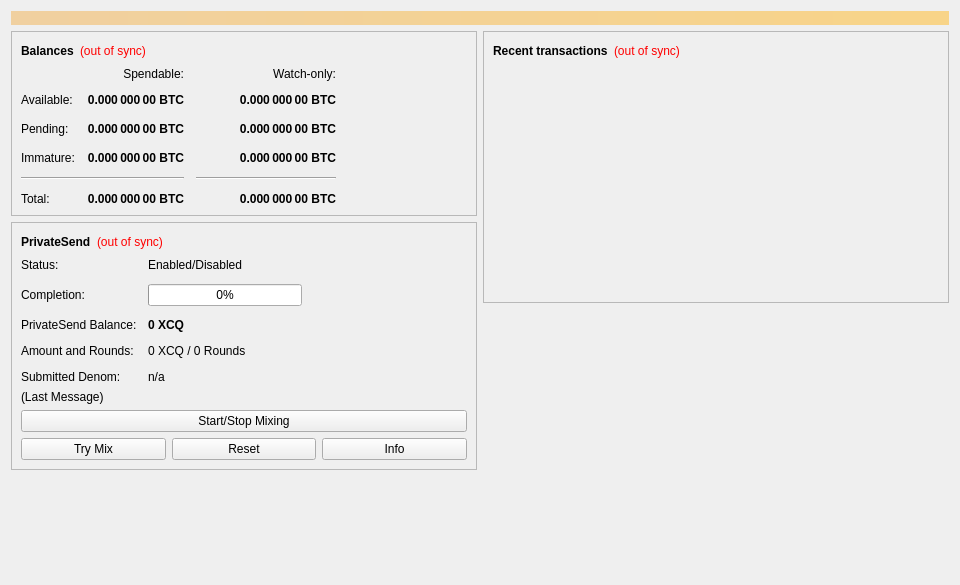
<?xml version="1.0" encoding="UTF-8"?>
<ui version="4.0">
 <class>OverviewPage</class>
 <widget class="QWidget" name="OverviewPage">
  <property name="geometry">
   <rect>
    <x>0</x>
    <y>0</y>
    <width>960</width>
    <height>585</height>
   </rect>
  </property>
  <property name="minimumSize">
   <size>
    <width>960</width>
    <height>0</height>
   </size>
  </property>
  <property name="windowTitle">
   <string>Form</string>
  </property>
  <layout class="QVBoxLayout" name="topLayout">
   <item>
    <widget class="QLabel" name="labelAlerts">
     <property name="visible">
      <bool>false</bool>
     </property>
     <property name="styleSheet">
      <string notr="true">QLabel { background-color: qlineargradient(x1: 0, y1: 0, x2: 1, y2: 0, stop:0 #F0D0A0, stop:1 #F8D488); color:#000000; }</string>
     </property>
     <property name="wordWrap">
      <bool>true</bool>
     </property>
     <property name="margin">
      <number>3</number>
     </property>
     <property name="textInteractionFlags">
      <set>Qt::TextSelectableByMouse</set>
     </property>
    </widget>
   </item>
   <item>
    <layout class="QHBoxLayout" name="horizontalLayout" stretch="1,1">
     <item>
      <layout class="QVBoxLayout" name="verticalLayout_2">
       <item>
        <widget class="QFrame" name="frame">
         <property name="frameShape">
          <enum>QFrame::StyledPanel</enum>
         </property>
         <property name="frameShadow">
          <enum>QFrame::Raised</enum>
         </property>
         <layout class="QVBoxLayout" name="verticalLayout_4">
          <item>
           <layout class="QHBoxLayout" name="horizontalLayout_4">
            <item>
             <widget class="QLabel" name="label_5">
              <property name="font">
               <font>
                <weight>75</weight>
                <bold>true</bold>
               </font>
              </property>
              <property name="text">
               <string>Balances</string>
              </property>
             </widget>
            </item>
            <item>
             <widget class="QLabel" name="labelWalletStatus">
              <property name="toolTip">
               <string>The displayed information may be out of date. Your wallet automatically synchronizes with the ExecuteCoin network after a connection is established, but this process has not completed yet.</string>
              </property>
              <property name="styleSheet">
               <string notr="true">QLabel { color: red; }</string>
              </property>
              <property name="text">
               <string notr="true">(out of sync)</string>
              </property>
              <property name="alignment">
               <set>Qt::AlignLeading|Qt::AlignLeft|Qt::AlignVCenter</set>
              </property>
             </widget>
            </item>
            <item>
             <spacer name="horizontalSpacer_3">
              <property name="orientation">
               <enum>Qt::Horizontal</enum>
              </property>
              <property name="sizeHint" stdset="0">
               <size>
                <width>40</width>
                <height>20</height>
               </size>
              </property>
             </spacer>
            </item>
           </layout>
          </item>
          <item>
           <layout class="QGridLayout" name="gridLayout">
            <property name="spacing">
             <number>12</number>
            </property>
            <item row="2" column="2">
             <widget class="QLabel" name="labelWatchPending">
              <property name="font">
               <font>
                <weight>75</weight>
                <bold>true</bold>
               </font>
              </property>
              <property name="cursor">
               <cursorShape>IBeamCursor</cursorShape>
              </property>
              <property name="toolTip">
               <string>Unconfirmed transactions to watch-only addresses</string>
              </property>
              <property name="text">
               <string notr="true">0.000 000 00 BTC</string>
              </property>
              <property name="alignment">
               <set>Qt::AlignRight|Qt::AlignTrailing|Qt::AlignVCenter</set>
              </property>
              <property name="textInteractionFlags">
               <set>Qt::LinksAccessibleByMouse|Qt::TextSelectableByKeyboard|Qt::TextSelectableByMouse</set>
              </property>
             </widget>
            </item>
            <item row="2" column="1">
             <widget class="QLabel" name="labelUnconfirmed">
              <property name="font">
               <font>
                <weight>75</weight>
                <bold>true</bold>
               </font>
              </property>
              <property name="cursor">
               <cursorShape>IBeamCursor</cursorShape>
              </property>
              <property name="toolTip">
               <string>Total of transactions that have yet to be confirmed, and do not yet count toward the spendable balance</string>
              </property>
              <property name="text">
               <string notr="true">0.000 000 00 BTC</string>
              </property>
              <property name="alignment">
               <set>Qt::AlignRight|Qt::AlignTrailing|Qt::AlignVCenter</set>
              </property>
              <property name="textInteractionFlags">
               <set>Qt::LinksAccessibleByMouse|Qt::TextSelectableByKeyboard|Qt::TextSelectableByMouse</set>
              </property>
             </widget>
            </item>
            <item row="3" column="2">
             <widget class="QLabel" name="labelWatchImmature">
              <property name="font">
               <font>
                <weight>75</weight>
                <bold>true</bold>
               </font>
              </property>
              <property name="cursor">
               <cursorShape>IBeamCursor</cursorShape>
              </property>
              <property name="toolTip">
               <string>Mined balance in watch-only addresses that has not yet matured</string>
              </property>
              <property name="text">
               <string notr="true">0.000 000 00 BTC</string>
              </property>
              <property name="alignment">
               <set>Qt::AlignRight|Qt::AlignTrailing|Qt::AlignVCenter</set>
              </property>
              <property name="textInteractionFlags">
               <set>Qt::LinksAccessibleByMouse|Qt::TextSelectableByKeyboard|Qt::TextSelectableByMouse</set>
              </property>
             </widget>
            </item>
            <item row="4" column="0" colspan="2">
             <widget class="Line" name="lineSpendableBalance">
              <property name="orientation">
               <enum>Qt::Horizontal</enum>
              </property>
             </widget>
            </item>
            <item row="4" column="2">
             <widget class="Line" name="lineWatchBalance">
              <property name="sizePolicy">
               <sizepolicy hsizetype="Preferred" vsizetype="Fixed">
                <horstretch>0</horstretch>
                <verstretch>0</verstretch>
               </sizepolicy>
              </property>
              <property name="minimumSize">
               <size>
                <width>140</width>
                <height>0</height>
               </size>
              </property>
              <property name="orientation">
               <enum>Qt::Horizontal</enum>
              </property>
             </widget>
            </item>
            <item row="5" column="0">
             <widget class="QLabel" name="labelTotalText">
              <property name="text">
               <string>Total:</string>
              </property>
             </widget>
            </item>
            <item row="3" column="1">
             <widget class="QLabel" name="labelImmature">
              <property name="font">
               <font>
                <weight>75</weight>
                <bold>true</bold>
               </font>
              </property>
              <property name="cursor">
               <cursorShape>IBeamCursor</cursorShape>
              </property>
              <property name="toolTip">
               <string>Mined balance that has not yet matured</string>
              </property>
              <property name="text">
               <string notr="true">0.000 000 00 BTC</string>
              </property>
              <property name="alignment">
               <set>Qt::AlignRight|Qt::AlignTrailing|Qt::AlignVCenter</set>
              </property>
              <property name="textInteractionFlags">
               <set>Qt::LinksAccessibleByMouse|Qt::TextSelectableByKeyboard|Qt::TextSelectableByMouse</set>
              </property>
             </widget>
            </item>
            <item row="2" column="3">
             <spacer name="horizontalSpacer_2">
              <property name="orientation">
               <enum>Qt::Horizontal</enum>
              </property>
              <property name="sizeHint" stdset="0">
               <size>
                <width>40</width>
                <height>20</height>
               </size>
              </property>
             </spacer>
            </item>
            <item row="3" column="0">
             <widget class="QLabel" name="labelImmatureText">
              <property name="text">
               <string>Immature:</string>
              </property>
             </widget>
            </item>
            <item row="5" column="1">
             <widget class="QLabel" name="labelTotal">
              <property name="font">
               <font>
                <weight>75</weight>
                <bold>true</bold>
               </font>
              </property>
              <property name="cursor">
               <cursorShape>IBeamCursor</cursorShape>
              </property>
              <property name="toolTip">
               <string>Your current total balance</string>
              </property>
              <property name="text">
               <string notr="true">0.000 000 00 BTC</string>
              </property>
              <property name="alignment">
               <set>Qt::AlignRight|Qt::AlignTrailing|Qt::AlignVCenter</set>
              </property>
              <property name="textInteractionFlags">
               <set>Qt::LinksAccessibleByMouse|Qt::TextSelectableByKeyboard|Qt::TextSelectableByMouse</set>
              </property>
             </widget>
            </item>
            <item row="5" column="2">
             <widget class="QLabel" name="labelWatchTotal">
              <property name="font">
               <font>
                <weight>75</weight>
                <bold>true</bold>
               </font>
              </property>
              <property name="cursor">
               <cursorShape>IBeamCursor</cursorShape>
              </property>
              <property name="toolTip">
               <string>Current total balance in watch-only addresses</string>
              </property>
              <property name="text">
               <string notr="true">0.000 000 00 BTC</string>
              </property>
              <property name="alignment">
               <set>Qt::AlignRight|Qt::AlignTrailing|Qt::AlignVCenter</set>
              </property>
              <property name="textInteractionFlags">
               <set>Qt::LinksAccessibleByMouse|Qt::TextSelectableByKeyboard|Qt::TextSelectableByMouse</set>
              </property>
             </widget>
            </item>
            <item row="0" column="2">
             <widget class="QLabel" name="labelWatchonly">
              <property name="text">
               <string>Watch-only:</string>
              </property>
              <property name="alignment">
               <set>Qt::AlignRight|Qt::AlignTrailing|Qt::AlignVCenter</set>
              </property>
             </widget>
            </item>
            <item row="1" column="0">
             <widget class="QLabel" name="labelBalanceText">
              <property name="text">
               <string>Available:</string>
              </property>
             </widget>
            </item>
            <item row="1" column="1">
             <widget class="QLabel" name="labelBalance">
              <property name="font">
               <font>
                <weight>75</weight>
                <bold>true</bold>
               </font>
              </property>
              <property name="cursor">
               <cursorShape>IBeamCursor</cursorShape>
              </property>
              <property name="toolTip">
               <string>Your current spendable balance</string>
              </property>
              <property name="text">
               <string notr="true">0.000 000 00 BTC</string>
              </property>
              <property name="alignment">
               <set>Qt::AlignRight|Qt::AlignTrailing|Qt::AlignVCenter</set>
              </property>
              <property name="textInteractionFlags">
               <set>Qt::LinksAccessibleByMouse|Qt::TextSelectableByKeyboard|Qt::TextSelectableByMouse</set>
              </property>
             </widget>
            </item>
            <item row="1" column="2">
             <widget class="QLabel" name="labelWatchAvailable">
              <property name="font">
               <font>
                <weight>75</weight>
                <bold>true</bold>
               </font>
              </property>
              <property name="cursor">
               <cursorShape>IBeamCursor</cursorShape>
              </property>
              <property name="toolTip">
               <string>Your current balance in watch-only addresses</string>
              </property>
              <property name="text">
               <string notr="true">0.000 000 00 BTC</string>
              </property>
              <property name="alignment">
               <set>Qt::AlignRight|Qt::AlignTrailing|Qt::AlignVCenter</set>
              </property>
              <property name="textInteractionFlags">
               <set>Qt::LinksAccessibleByMouse|Qt::TextSelectableByKeyboard|Qt::TextSelectableByMouse</set>
              </property>
             </widget>
            </item>
            <item row="2" column="0">
             <widget class="QLabel" name="labelPendingText">
              <property name="text">
               <string>Pending:</string>
              </property>
             </widget>
            </item>
            <item row="0" column="1">
             <widget class="QLabel" name="labelSpendable">
              <property name="text">
               <string>Spendable:</string>
              </property>
              <property name="alignment">
               <set>Qt::AlignRight|Qt::AlignTrailing|Qt::AlignVCenter</set>
              </property>
             </widget>
            </item>
           </layout>
          </item>
         </layout>
        </widget>
       </item>
       <item>
        <widget class="QFrame" name="framePrivateSend">
         <property name="layoutDirection">
          <enum>Qt::LeftToRight</enum>
         </property>
         <property name="frameShape">
          <enum>QFrame::StyledPanel</enum>
         </property>
         <property name="frameShadow">
          <enum>QFrame::Raised</enum>
         </property>
         <layout class="QVBoxLayout" name="VerticalLayout_PS1">
          <item>
           <layout class="QHBoxLayout" name="horizontalLayout_5">
            <item>
             <widget class="QLabel" name="labelPrivateSendHeader">
              <property name="font">
               <font>
                <weight>75</weight>
                <bold>true</bold>
               </font>
              </property>
              <property name="text">
               <string>PrivateSend</string>
              </property>
             </widget>
            </item>
            <item>
             <widget class="QLabel" name="labelPrivateSendSyncStatus">
              <property name="toolTip">
               <string>The displayed information may be out of date. Your wallet automatically synchronizes with the ExecuteCoin network after a connection is established, but this process has not completed yet.</string>
              </property>
              <property name="styleSheet">
               <string notr="true">QLabel { color: red; }</string>
              </property>
              <property name="text">
               <string notr="true">(out of sync)</string>
              </property>
              <property name="alignment">
               <set>Qt::AlignLeading|Qt::AlignLeft|Qt::AlignVCenter</set>
              </property>
             </widget>
            </item>
            <item>
             <spacer name="horizontalSpacer_4">
              <property name="orientation">
               <enum>Qt::Horizontal</enum>
              </property>
              <property name="sizeHint" stdset="0">
               <size>
                <width>40</width>
                <height>20</height>
               </size>
              </property>
             </spacer>
            </item>
           </layout>
          </item>
          <item>
           <layout class="QFormLayout" name="privateSendFormLayout">
            <property name="fieldGrowthPolicy">
             <enum>QFormLayout::AllNonFixedFieldsGrow</enum>
            </property>
            <property name="horizontalSpacing">
             <number>11</number>
            </property>
            <property name="verticalSpacing">
             <number>12</number>
            </property>
            <item row="0" column="0">
             <widget class="QLabel" name="labelPrivateSendEnabledText">
              <property name="text">
               <string>Status:</string>
              </property>
             </widget>
            </item>
            <item row="0" column="1">
             <widget class="QLabel" name="labelPrivateSendEnabled">
              <property name="text">
               <string>Enabled/Disabled</string>
              </property>
             </widget>
            </item>
            <item row="1" column="0">
             <widget class="QLabel" name="labelCompletitionText">
              <property name="text">
               <string>Completion:</string>
              </property>
             </widget>
            </item>
            <item row="1" column="1">
             <widget class="QProgressBar" name="privateSendProgress">
              <property name="maximumSize">
               <size>
                <width>154</width>
                <height>16777215</height>
               </size>
              </property>
              <property name="value">
               <number>0</number>
              </property>
             </widget>
            </item>
            <item row="2" column="0">
             <widget class="QLabel" name="labelAnonymizedText">
              <property name="text">
               <string>PrivateSend Balance:</string>
              </property>
             </widget>
            </item>
            <item row="2" column="1">
             <widget class="QLabel" name="labelAnonymized">
              <property name="font">
               <font>
                <weight>75</weight>
                <bold>true</bold>
               </font>
              </property>
              <property name="text">
               <string notr="true">0 XCQ</string>
              </property>
             </widget>
            </item>
            <item row="3" column="0">
             <widget class="QLabel" name="labelAmountAndRoundsText">
              <property name="text">
               <string>Amount and Rounds:</string>
              </property>
             </widget>
            </item>
            <item row="3" column="1">
             <widget class="QLabel" name="labelAmountRounds">
              <property name="text">
               <string>0 XCQ / 0 Rounds</string>
              </property>
             </widget>
            </item>
            <item row="4" column="0">
             <widget class="QLabel" name="labelSubmittedDenomText">
              <property name="text">
               <string>Submitted Denom:</string>
              </property>
             </widget>
            </item>
            <item row="4" column="1">
             <widget class="QLabel" name="labelSubmittedDenom">
              <property name="toolTip">
               <string>The denominations you submitted to the Masternode.&lt;br&gt;To mix, other users must submit the exact same denominations.</string>
              </property>
              <property name="text">
               <string>n/a</string>
              </property>
             </widget>
            </item>
           </layout>
          </item>
          <item>
           <layout class="QVBoxLayout" name="VerticalLayout_PS">
            <item>
             <widget class="QLabel" name="labelPrivateSendLastMessage">
              <property name="text">
               <string>(Last Message)</string>
              </property>
              <property name="alignment">
               <set>Qt::AlignLeading|Qt::AlignLeft|Qt::AlignTop</set>
              </property>
              <property name="wordWrap">
               <bool>true</bool>
              </property>
             </widget>
            </item>
            <item>
             <widget class="QPushButton" name="togglePrivateSend">
              <property name="sizePolicy">
               <sizepolicy hsizetype="MinimumExpanding" vsizetype="Fixed">
                <horstretch>0</horstretch>
                <verstretch>0</verstretch>
               </sizepolicy>
              </property>
              <property name="text">
               <string>Start/Stop Mixing</string>
              </property>
             </widget>
            </item>
            <item>
             <layout class="QHBoxLayout" name="horizontalLayout_debugbuttons">
              <item>
               <widget class="QPushButton" name="privateSendAuto">
                <property name="sizePolicy">
                 <sizepolicy hsizetype="MinimumExpanding" vsizetype="Fixed">
                  <horstretch>0</horstretch>
                  <verstretch>0</verstretch>
                 </sizepolicy>
                </property>
                <property name="toolTip">
                 <string>Try to manually submit a PrivateSend request.</string>
                </property>
                <property name="text">
                 <string>Try Mix</string>
                </property>
               </widget>
              </item>
              <item>
               <widget class="QPushButton" name="privateSendReset">
                <property name="sizePolicy">
                 <sizepolicy hsizetype="MinimumExpanding" vsizetype="Fixed">
                  <horstretch>0</horstretch>
                  <verstretch>0</verstretch>
                 </sizepolicy>
                </property>
                <property name="toolTip">
                 <string>Reset the current status of PrivateSend (can interrupt PrivateSend if it's in the process of Mixing, which can cost you money!)</string>
                </property>
                <property name="autoFillBackground">
                 <bool>false</bool>
                </property>
                <property name="text">
                 <string>Reset</string>
                </property>
               </widget>
              </item>
              <item>
               <widget class="QPushButton" name="privateSendInfo">
                <property name="sizePolicy">
                 <sizepolicy hsizetype="MinimumExpanding" vsizetype="Fixed">
                  <horstretch>0</horstretch>
                  <verstretch>0</verstretch>
                 </sizepolicy>
                </property>
                <property name="toolTip">
                 <string>Information about PrivateSend and Mixing</string>
                </property>
                <property name="text">
                 <string>Info</string>
                </property>
               </widget>
              </item>
             </layout>
            </item>
           </layout>
          </item>
         </layout>
        </widget>
       </item>
       <item>
        <spacer name="verticalSpacer">
         <property name="orientation">
          <enum>Qt::Vertical</enum>
         </property>
         <property name="sizeHint" stdset="0">
          <size>
           <width>20</width>
           <height>40</height>
          </size>
         </property>
        </spacer>
       </item>
      </layout>
     </item>
     <item>
      <layout class="QVBoxLayout" name="verticalLayout_3">
       <item>
        <widget class="QFrame" name="frame_2">
         <property name="frameShape">
          <enum>QFrame::StyledPanel</enum>
         </property>
         <property name="frameShadow">
          <enum>QFrame::Raised</enum>
         </property>
         <layout class="QVBoxLayout" name="verticalLayout">
          <item>
           <layout class="QHBoxLayout" name="horizontalLayout_2">
            <item>
             <widget class="QLabel" name="label_4">
              <property name="font">
               <font>
                <weight>75</weight>
                <bold>true</bold>
               </font>
              </property>
              <property name="text">
               <string>Recent transactions</string>
              </property>
             </widget>
            </item>
            <item>
             <widget class="QLabel" name="labelTransactionsStatus">
              <property name="toolTip">
               <string>The displayed information may be out of date. Your wallet automatically synchronizes with the ExecuteCoin network after a connection is established, but this process has not completed yet.</string>
              </property>
              <property name="styleSheet">
               <string notr="true">QLabel { color: red; }</string>
              </property>
              <property name="text">
               <string notr="true">(out of sync)</string>
              </property>
              <property name="alignment">
               <set>Qt::AlignLeading|Qt::AlignLeft|Qt::AlignVCenter</set>
              </property>
             </widget>
            </item>
            <item>
             <spacer name="horizontalSpacer">
              <property name="orientation">
               <enum>Qt::Horizontal</enum>
              </property>
              <property name="sizeHint" stdset="0">
               <size>
                <width>40</width>
                <height>20</height>
               </size>
              </property>
             </spacer>
            </item>
           </layout>
          </item>
          <item>
           <widget class="QListView" name="listTransactions">
            <property name="styleSheet">
             <string notr="true">QListView { background: transparent; }</string>
            </property>
            <property name="frameShape">
             <enum>QFrame::NoFrame</enum>
            </property>
            <property name="verticalScrollBarPolicy">
             <enum>Qt::ScrollBarAlwaysOff</enum>
            </property>
            <property name="horizontalScrollBarPolicy">
             <enum>Qt::ScrollBarAlwaysOff</enum>
            </property>
            <property name="selectionMode">
             <enum>QAbstractItemView::NoSelection</enum>
            </property>
           </widget>
          </item>
         </layout>
        </widget>
       </item>
       <item>
        <spacer name="verticalSpacer_2">
         <property name="orientation">
          <enum>Qt::Vertical</enum>
         </property>
         <property name="sizeHint" stdset="0">
          <size>
           <width>20</width>
           <height>40</height>
          </size>
         </property>
        </spacer>
       </item>
      </layout>
     </item>
    </layout>
   </item>
  </layout>
 </widget>
 <resources/>
 <connections/>
</ui>
